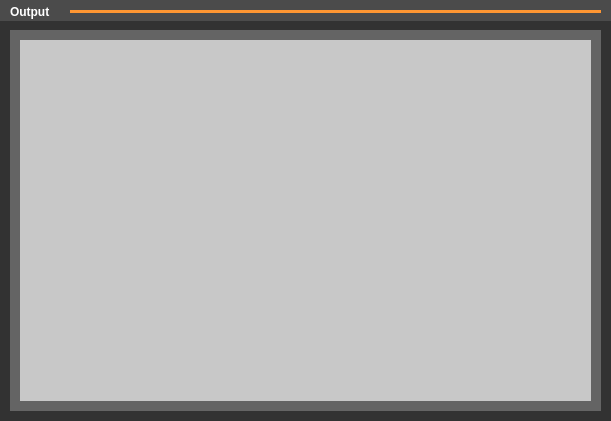
    <widget class="QGroupBox" name="BusinessGroup">
     <property name="geometry">
      <rect>
       <x>10</x>
       <y>370</y>
       <width>611</width>
       <height>421</height>
      </rect>
     </property>
     <property name="styleSheet">
      <string notr="true">font: 10pt &quot;Lucida Sans&quot;;
background-color: rgb(50, 50, 50);
border: 0px </string>
     </property>
     <property name="title">
      <string>Businesses</string>
     </property>
     <widget class="QTableWidget" name="outputTable">
      <property name="geometry">
       <rect>
        <x>20</x>
        <y>40</y>
        <width>571</width>
        <height>361</height>
       </rect>
      </property>
      <property name="styleSheet">
       <string notr="true">background-color: rgb(200, 200, 200);
font: 10pt &quot;Lucida Sans&quot;;</string>
      </property>
      <property name="verticalScrollBarPolicy">
       <enum>Qt::ScrollBarAsNeeded</enum>
      </property>
      <attribute name="horizontalHeaderVisible">
       <bool>true</bool>
      </attribute>
      <attribute name="horizontalHeaderStretchLastSection">
       <bool>true</bool>
      </attribute>
      <attribute name="verticalHeaderVisible">
       <bool>false</bool>
      </attribute>
     </widget>
     <widget class="QGraphicsView" name="graphicsView_6">
      <property name="geometry">
       <rect>
        <x>-10</x>
        <y>-10</y>
        <width>691</width>
        <height>31</height>
       </rect>
      </property>
      <property name="palette">
       <palette>
        <active>
         <colorrole role="Button">
          <brush brushstyle="SolidPattern">
           <color alpha="255">
            <red>75</red>
            <green>75</green>
            <blue>75</blue>
           </color>
          </brush>
         </colorrole>
         <colorrole role="Base">
          <brush brushstyle="SolidPattern">
           <color alpha="255">
            <red>75</red>
            <green>75</green>
            <blue>75</blue>
           </color>
          </brush>
         </colorrole>
         <colorrole role="Window">
          <brush brushstyle="SolidPattern">
           <color alpha="255">
            <red>75</red>
            <green>75</green>
            <blue>75</blue>
           </color>
          </brush>
         </colorrole>
        </active>
        <inactive>
         <colorrole role="Button">
          <brush brushstyle="SolidPattern">
           <color alpha="255">
            <red>75</red>
            <green>75</green>
            <blue>75</blue>
           </color>
          </brush>
         </colorrole>
         <colorrole role="Base">
          <brush brushstyle="SolidPattern">
           <color alpha="255">
            <red>75</red>
            <green>75</green>
            <blue>75</blue>
           </color>
          </brush>
         </colorrole>
         <colorrole role="Window">
          <brush brushstyle="SolidPattern">
           <color alpha="255">
            <red>75</red>
            <green>75</green>
            <blue>75</blue>
           </color>
          </brush>
         </colorrole>
        </inactive>
        <disabled>
         <colorrole role="Button">
          <brush brushstyle="SolidPattern">
           <color alpha="255">
            <red>75</red>
            <green>75</green>
            <blue>75</blue>
           </color>
          </brush>
         </colorrole>
         <colorrole role="Base">
          <brush brushstyle="SolidPattern">
           <color alpha="255">
            <red>75</red>
            <green>75</green>
            <blue>75</blue>
           </color>
          </brush>
         </colorrole>
         <colorrole role="Window">
          <brush brushstyle="SolidPattern">
           <color alpha="255">
            <red>75</red>
            <green>75</green>
            <blue>75</blue>
           </color>
          </brush>
         </colorrole>
        </disabled>
       </palette>
      </property>
      <property name="styleSheet">
       <string notr="true">background-color: rgb(75, 75, 75);</string>
      </property>
      <property name="interactive">
       <bool>false</bool>
      </property>
     </widget>
     <widget class="QLabel" name="label_9">
      <property name="geometry">
       <rect>
        <x>10</x>
        <y>2</y>
        <width>121</width>
        <height>21</height>
       </rect>
      </property>
      <property name="styleSheet">
       <string notr="true">font: 63 10pt &quot;Lucida Sans&quot;;
background-color: rgb(0, 0, 0, 0);</string>
      </property>
      <property name="text">
       <string>&lt;html&gt;&lt;head/&gt;&lt;body&gt;&lt;p&gt;&lt;span style=&quot; font-weight:600; color:#ffffff;&quot;&gt;Output&lt;/span&gt;&lt;/p&gt;&lt;/body&gt;&lt;/html&gt;</string>
      </property>
     </widget>
     <widget class="QGraphicsView" name="graphicsView_9">
      <property name="geometry">
       <rect>
        <x>10</x>
        <y>30</y>
        <width>591</width>
        <height>381</height>
       </rect>
      </property>
      <property name="palette">
       <palette>
        <active>
         <colorrole role="Button">
          <brush brushstyle="SolidPattern">
           <color alpha="255">
            <red>100</red>
            <green>100</green>
            <blue>100</blue>
           </color>
          </brush>
         </colorrole>
         <colorrole role="Base">
          <brush brushstyle="SolidPattern">
           <color alpha="255">
            <red>100</red>
            <green>100</green>
            <blue>100</blue>
           </color>
          </brush>
         </colorrole>
         <colorrole role="Window">
          <brush brushstyle="SolidPattern">
           <color alpha="255">
            <red>100</red>
            <green>100</green>
            <blue>100</blue>
           </color>
          </brush>
         </colorrole>
        </active>
        <inactive>
         <colorrole role="Button">
          <brush brushstyle="SolidPattern">
           <color alpha="255">
            <red>100</red>
            <green>100</green>
            <blue>100</blue>
           </color>
          </brush>
         </colorrole>
         <colorrole role="Base">
          <brush brushstyle="SolidPattern">
           <color alpha="255">
            <red>100</red>
            <green>100</green>
            <blue>100</blue>
           </color>
          </brush>
         </colorrole>
         <colorrole role="Window">
          <brush brushstyle="SolidPattern">
           <color alpha="255">
            <red>100</red>
            <green>100</green>
            <blue>100</blue>
           </color>
          </brush>
         </colorrole>
        </inactive>
        <disabled>
         <colorrole role="Button">
          <brush brushstyle="SolidPattern">
           <color alpha="255">
            <red>100</red>
            <green>100</green>
            <blue>100</blue>
           </color>
          </brush>
         </colorrole>
         <colorrole role="Base">
          <brush brushstyle="SolidPattern">
           <color alpha="255">
            <red>100</red>
            <green>100</green>
            <blue>100</blue>
           </color>
          </brush>
         </colorrole>
         <colorrole role="Window">
          <brush brushstyle="SolidPattern">
           <color alpha="255">
            <red>100</red>
            <green>100</green>
            <blue>100</blue>
           </color>
          </brush>
         </colorrole>
        </disabled>
       </palette>
      </property>
      <property name="styleSheet">
       <string notr="true">background-color: rgb(100, 100, 100);</string>
      </property>
      <property name="interactive">
       <bool>false</bool>
      </property>
     </widget>
     <widget class="Line" name="line">
      <property name="geometry">
       <rect>
        <x>70</x>
        <y>10</y>
        <width>531</width>
        <height>3</height>
       </rect>
      </property>
      <property name="minimumSize">
       <size>
        <width>0</width>
        <height>3</height>
       </size>
      </property>
      <property name="maximumSize">
       <size>
        <width>16777215</width>
        <height>3</height>
       </size>
      </property>
      <property name="styleSheet">
       <string notr="true">background-color: rgb(255, 150, 50)</string>
      </property>
      <property name="orientation">
       <enum>Qt::Horizontal</enum>
      </property>
     </widget>
     <zorder>graphicsView_9</zorder>
     <zorder>graphicsView_6</zorder>
     <zorder>outputTable</zorder>
     <zorder>label_9</zorder>
     <zorder>line</zorder>
    </widget>
